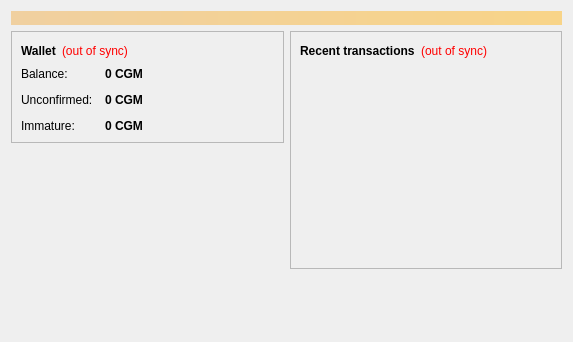
<?xml version="1.0" encoding="UTF-8"?>
<ui version="4.0">
 <class>OverviewPage</class>
 <widget class="QWidget" name="OverviewPage">
  <property name="geometry">
   <rect>
    <x>0</x>
    <y>0</y>
    <width>573</width>
    <height>342</height>
   </rect>
  </property>
  <property name="windowTitle">
   <string>Form</string>
  </property>
  <layout class="QVBoxLayout" name="topLayout">
   <item>
    <widget class="QLabel" name="labelAlerts">
     <property name="visible">
      <bool>false</bool>
     </property>
     <property name="styleSheet">
      <string notr="true">background-color: qlineargradient(x1: 0, y1: 0, x2: 1, y2: 0, stop:0 #F0D0A0, stop:1 #F8D488); color:#000000;</string>
     </property>
     <property name="wordWrap">
      <bool>true</bool>
     </property>
     <property name="margin">
      <number>3</number>
     </property>
    </widget>
   </item>
   <item>
    <layout class="QHBoxLayout" name="horizontalLayout" stretch="1,1">
     <item>
      <layout class="QVBoxLayout" name="verticalLayout_2">
       <item>
        <widget class="QFrame" name="frame">
         <property name="frameShape">
          <enum>QFrame::StyledPanel</enum>
         </property>
         <property name="frameShadow">
          <enum>QFrame::Raised</enum>
         </property>
         <layout class="QVBoxLayout" name="verticalLayout_4">
          <item>
           <layout class="QHBoxLayout" name="horizontalLayout_4">
            <item>
             <widget class="QLabel" name="label_5">
              <property name="font">
               <font>
                <weight>75</weight>
                <bold>true</bold>
               </font>
              </property>
              <property name="text">
               <string>Wallet</string>
              </property>
             </widget>
            </item>
            <item>
             <widget class="QLabel" name="labelWalletStatus">
              <property name="toolTip">
               <string>The displayed information may be out of date. Your wallet automatically synchronizes with the Clickgem network after a connection is established, but this process has not completed yet.</string>
              </property>
              <property name="styleSheet">
               <string notr="true">QLabel { color: red; }</string>
              </property>
              <property name="text">
               <string notr="true">(out of sync)</string>
              </property>
              <property name="alignment">
               <set>Qt::AlignLeading|Qt::AlignLeft|Qt::AlignVCenter</set>
              </property>
             </widget>
            </item>
            <item>
             <spacer name="horizontalSpacer_2">
              <property name="orientation">
               <enum>Qt::Horizontal</enum>
              </property>
              <property name="sizeHint" stdset="0">
               <size>
                <width>40</width>
                <height>20</height>
               </size>
              </property>
             </spacer>
            </item>
           </layout>
          </item>
          <item>
           <layout class="QFormLayout" name="formLayout_2">
            <property name="fieldGrowthPolicy">
             <enum>QFormLayout::AllNonFixedFieldsGrow</enum>
            </property>
            <property name="horizontalSpacing">
             <number>12</number>
            </property>
            <property name="verticalSpacing">
             <number>12</number>
            </property>
            <item row="0" column="0">
             <widget class="QLabel" name="label">
              <property name="text">
               <string>Balance:</string>
              </property>
             </widget>
            </item>
            <item row="0" column="1">
             <widget class="QLabel" name="labelBalance">
              <property name="font">
               <font>
                <weight>75</weight>
                <bold>true</bold>
               </font>
              </property>
              <property name="cursor">
               <cursorShape>IBeamCursor</cursorShape>
              </property>
              <property name="toolTip">
               <string>Your current balance</string>
              </property>
              <property name="text">
               <string notr="true">0 CGM</string>
              </property>
              <property name="textInteractionFlags">
               <set>Qt::LinksAccessibleByMouse|Qt::TextSelectableByKeyboard|Qt::TextSelectableByMouse</set>
              </property>
             </widget>
            </item>
            <item row="1" column="0">
             <widget class="QLabel" name="label_3">
              <property name="text">
               <string>Unconfirmed:</string>
              </property>
             </widget>
            </item>
            <item row="1" column="1">
             <widget class="QLabel" name="labelUnconfirmed">
              <property name="font">
               <font>
                <weight>75</weight>
                <bold>true</bold>
               </font>
              </property>
              <property name="cursor">
               <cursorShape>IBeamCursor</cursorShape>
              </property>
              <property name="toolTip">
               <string>Total of transactions that have yet to be confirmed, and do not yet count toward the current balance</string>
              </property>
              <property name="text">
               <string notr="true">0 CGM</string>
              </property>
              <property name="textInteractionFlags">
               <set>Qt::LinksAccessibleByMouse|Qt::TextSelectableByKeyboard|Qt::TextSelectableByMouse</set>
              </property>
             </widget>
            </item>
            <item row="2" column="0">
             <widget class="QLabel" name="labelImmatureText">
              <property name="text">
               <string>Immature:</string>
              </property>
             </widget>
            </item>
            <item row="2" column="1">
             <widget class="QLabel" name="labelImmature">
              <property name="font">
               <font>
                <weight>75</weight>
                <bold>true</bold>
               </font>
              </property>
              <property name="toolTip">
               <string>Mined balance that has not yet matured</string>
              </property>
              <property name="text">
               <string notr="true">0 CGM</string>
              </property>
              <property name="textInteractionFlags">
               <set>Qt::LinksAccessibleByMouse|Qt::TextSelectableByKeyboard|Qt::TextSelectableByMouse</set>
              </property>
             </widget>
            </item>
           </layout>
          </item>
         </layout>
        </widget>
       </item>
       <item>
        <spacer name="verticalSpacer">
         <property name="orientation">
          <enum>Qt::Vertical</enum>
         </property>
         <property name="sizeHint" stdset="0">
          <size>
           <width>20</width>
           <height>40</height>
          </size>
         </property>
        </spacer>
       </item>
      </layout>
     </item>
     <item>
      <layout class="QVBoxLayout" name="verticalLayout_3">
       <item>
        <widget class="QFrame" name="frame_2">
         <property name="frameShape">
          <enum>QFrame::StyledPanel</enum>
         </property>
         <property name="frameShadow">
          <enum>QFrame::Raised</enum>
         </property>
         <layout class="QVBoxLayout" name="verticalLayout">
          <item>
           <layout class="QHBoxLayout" name="horizontalLayout_2">
            <item>
             <widget class="QLabel" name="label_4">
              <property name="text">
               <string>&lt;b&gt;Recent transactions&lt;/b&gt;</string>
              </property>
             </widget>
            </item>
            <item>
             <widget class="QLabel" name="labelTransactionsStatus">
              <property name="toolTip">
               <string>The displayed information may be out of date. Your wallet automatically synchronizes with the Clickgem network after a connection is established, but this process has not completed yet.</string>
              </property>
              <property name="styleSheet">
               <string notr="true">QLabel { color: red; }</string>
              </property>
              <property name="text">
               <string notr="true">(out of sync)</string>
              </property>
              <property name="alignment">
               <set>Qt::AlignRight|Qt::AlignTrailing|Qt::AlignVCenter</set>
              </property>
             </widget>
            </item>
            <item>
             <spacer name="horizontalSpacer">
              <property name="orientation">
               <enum>Qt::Horizontal</enum>
              </property>
              <property name="sizeHint" stdset="0">
               <size>
                <width>40</width>
                <height>20</height>
               </size>
              </property>
             </spacer>
            </item>
           </layout>
          </item>
          <item>
           <widget class="QListView" name="listTransactions">
            <property name="styleSheet">
             <string notr="true">QListView { background: transparent; }</string>
            </property>
            <property name="frameShape">
             <enum>QFrame::NoFrame</enum>
            </property>
            <property name="verticalScrollBarPolicy">
             <enum>Qt::ScrollBarAlwaysOff</enum>
            </property>
            <property name="horizontalScrollBarPolicy">
             <enum>Qt::ScrollBarAlwaysOff</enum>
            </property>
            <property name="selectionMode">
             <enum>QAbstractItemView::NoSelection</enum>
            </property>
           </widget>
          </item>
         </layout>
        </widget>
       </item>
       <item>
        <spacer name="verticalSpacer_2">
         <property name="orientation">
          <enum>Qt::Vertical</enum>
         </property>
         <property name="sizeHint" stdset="0">
          <size>
           <width>20</width>
           <height>40</height>
          </size>
         </property>
        </spacer>
       </item>
      </layout>
     </item>
    </layout>
   </item>
  </layout>
 </widget>
 <resources/>
 <connections/>
</ui>
